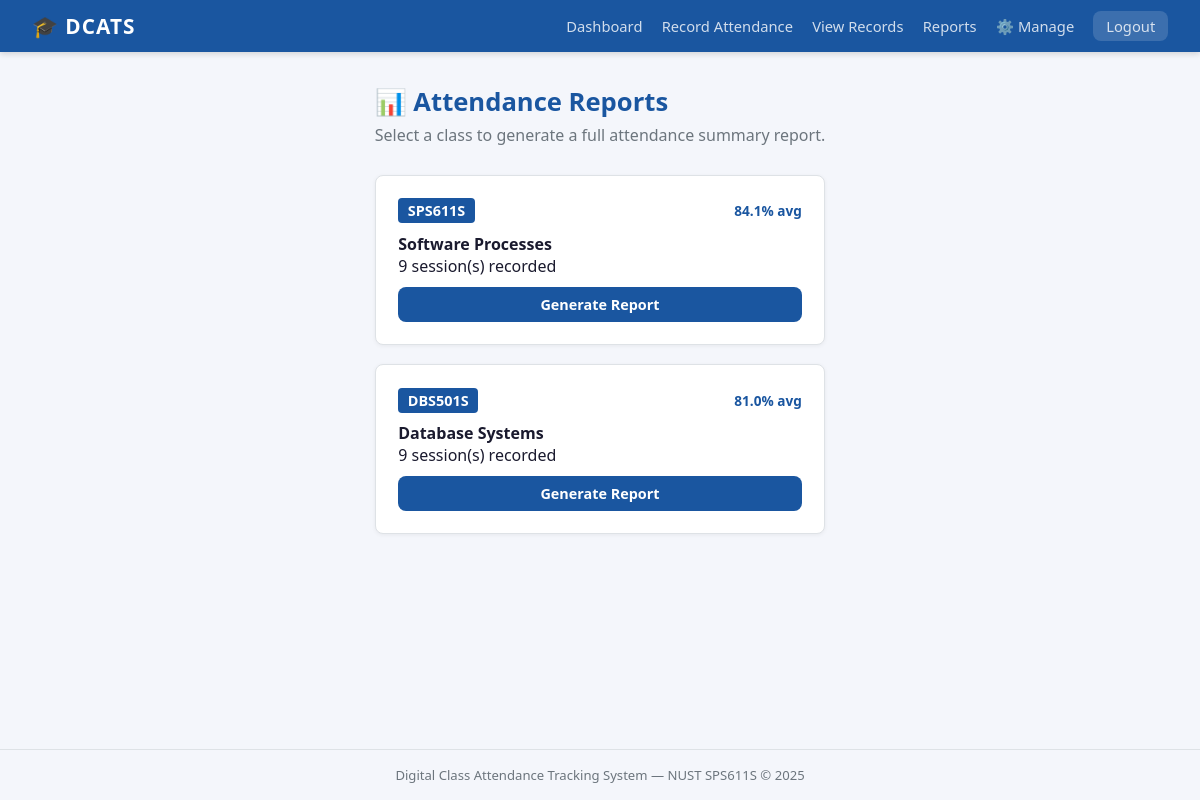
/reports/ (signed in), run on the app's committed database.
### app/models/class_model.py (models this page shows, shortened)
class Class(db.Model):
    __tablename__ = "classes"
    id          = db.Column(db.Integer, primary_key=True)
    code        = db.Column(db.String(20),  unique=True, nullable=False)
    course_name = db.Column(db.String(150), nullable=False)
    lecturer_id = db.Column(db.Integer, db.ForeignKey("lecturers.id"), nullable=False)
    lecturer    = db.relationship("Lecturer",   back_populates="classes")
    attendances = db.relationship("Attendance", back_populates="class_obj", lazy="dynamic")
    def total_sessions(self) -> int:
        from sqlalchemy import func
        from app.models.attendance import Attendance
        result = (
            db.session.query(func.count(func.distinct(Attendance.date)))
            .filter(Attendance.class_id == self.id)
            .scalar()
        )
        return result or 0
    def average_attendance(self) -> float:
        from app.models.student import Student
        from app.models.attendance import Attendance
        students = (
            db.session.query(Student)
            .join(Attendance, Attendance.student_id == Student.id)
            .filter(Attendance.class_id == self.id)
            .distinct()
            .all()
        )
        if not students:
            return 0.0
        rates = [s.attendance_rate(self.id) for s in students]
        return round(sum(rates) / len(rates), 1)

### app/controllers/report_controller.py (the view)
@report_bp.route("/")
@login_required
def index():
    guard = _require_lecturer()
    if guard:
        return guard
    lec     = current_user.lecturer
    classes = lec.classes.all()
    return render_template("lecturer/reports_index.html", classes=classes)

### app/controllers/report_controller.py (called while the page is built)
def _require_lecturer():
    if not current_user.is_authenticated or not current_user.is_lecturer():
        flash("Access restricted to lecturers.", "danger")
        return redirect(url_for("auth.login"))
    return None

### app/models/student.py (called while the page is built)
    def attendance_rate(self, class_id: int = None) -> float:
        q = self.attendances
        if class_id:
            q = q.filter_by(class_id=class_id)
        total   = q.count()
        present = q.filter_by(status="present").count()
        return round((present / total * 100), 1) if total else 0.0

### app/models/user.py (called while the page is built)
    def is_lecturer(self) -> bool:
        return self.role == "lecturer"

### app/templates/lecturer/reports_index.html (shortened to what this page needs)
{% extends "shared/base.html" %}
{% block content %}
<div class="page-header">
  <h2>📊 Attendance Reports</h2>
  <p>Select a class to generate a full attendance summary report.</p>
</div>
<div class="card-grid">
  {% for cls in classes %}
  <div class="report-card">
    <div class="report-card-header">
      <span class="class-code">{{ cls.code }}</span>
      <span class="class-avg">{{ cls.average_attendance() }}% avg</span>
    </div>
    <h4>{{ cls.course_name }}</h4>
    <p>{{ cls.total_sessions() }} session(s) recorded</p>
    <a href="{{ url_for('reports.class_report', class_id=cls.id) }}"
       class="btn btn-primary btn-full">Generate Report</a>
  </div>
  {% else %}
  <p>No classes found.</p>
  {% endfor %}
</div>
{% endblock %}

### app/static/css/styles.css (style rules this page uses)
:root { --primary: #1a56a0; --primary-d: #143f7a; --success: #198754; --danger: #dc3545; --warning: #ffc107; --info: #0dcaf0; --bg: #f4f6fb; --card: #ffffff; --text: #1a1a2e; --muted: #6c757d; --border: #dee2e6; --radius: 8px; }
* { box-sizing: border-box; margin: 0; padding: 0; }
body { font-family: 'Segoe UI', Tahoma, Geneva, Verdana, sans-serif; background: var(--bg); color: var(--text); min-height: 100vh; display: flex; flex-direction: column; }
.page-header { margin-bottom: 1.8rem; }
.page-header h2 { font-size: 1.6rem; color: var(--primary); margin-bottom: 0.3rem; }
.page-header p { color: var(--muted); }
.btn { display: inline-block; padding: 0.5rem 1.1rem; border-radius: var(--radius); font-size: 0.9rem; font-weight: 600; cursor: pointer; border: none; text-decoration: none; transition: opacity 0.2s, transform 0.1s; }
.btn-primary { background: var(--primary); color: #fff; }
.btn-full { width: 100%; text-align: center; margin-top: 0.6rem; }
.card-grid { display: grid; grid-template-columns: repeat(auto-fill, minmax(260px,1fr)); gap: 1.2rem; margin-bottom: 2rem; }
.report-card { background: var(--card); border: 1px solid var(--border); border-radius: var(--radius); padding: 1.4rem; box-shadow: 0 1px 4px rgba(0,0,0,0.06); }
.report-card-header { display: flex; justify-content: space-between; align-items: center; margin-bottom: 0.6rem; }
.class-code { font-weight: 700; font-size: 0.9rem; background: var(--primary); color: #fff; padding: 0.2rem 0.6rem; border-radius: 4px; }
.class-avg { font-size: 0.85rem; font-weight: 600; color: var(--primary); }

### data on the page
Class: code "SPS611S", average_attendance "84.1", course_name "Software Processes", total_sessions "9"
Class: code "DBS501S", average_attendance "81.0", course_name "Database Systems", total_sessions "9"
